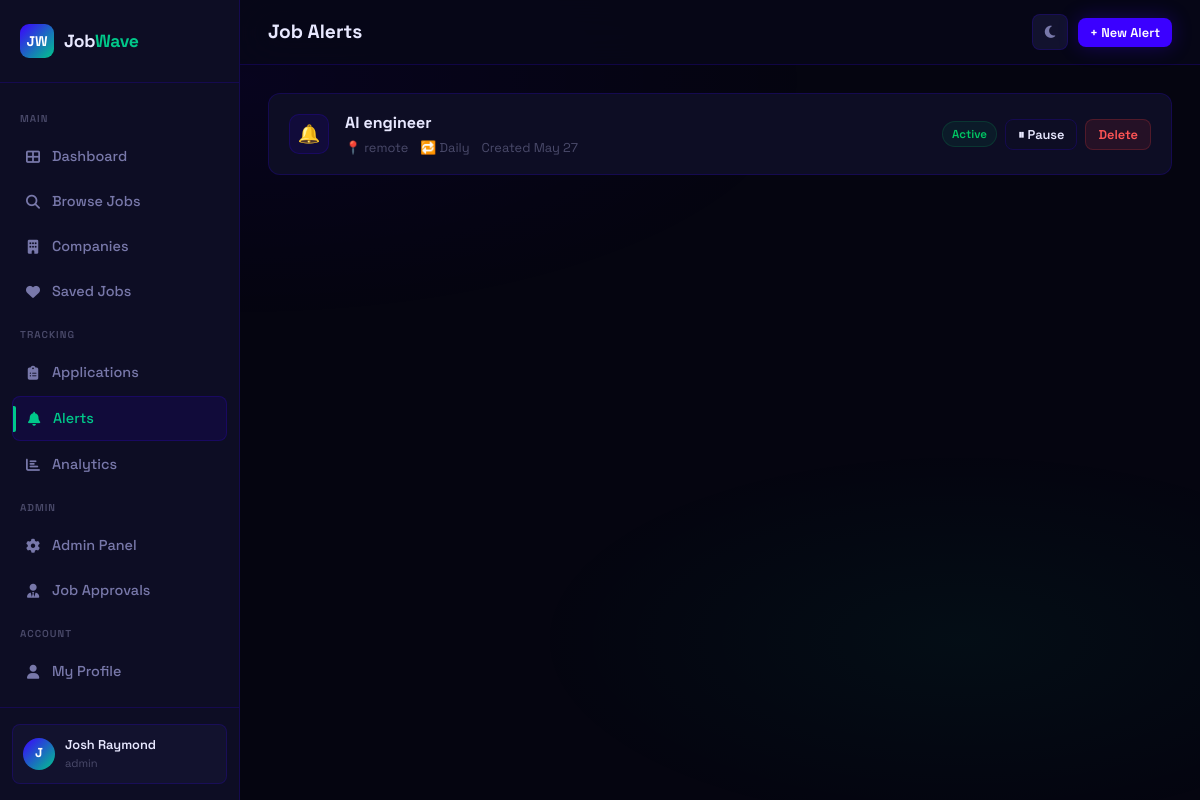
The app's page /alerts (signed in), older data.
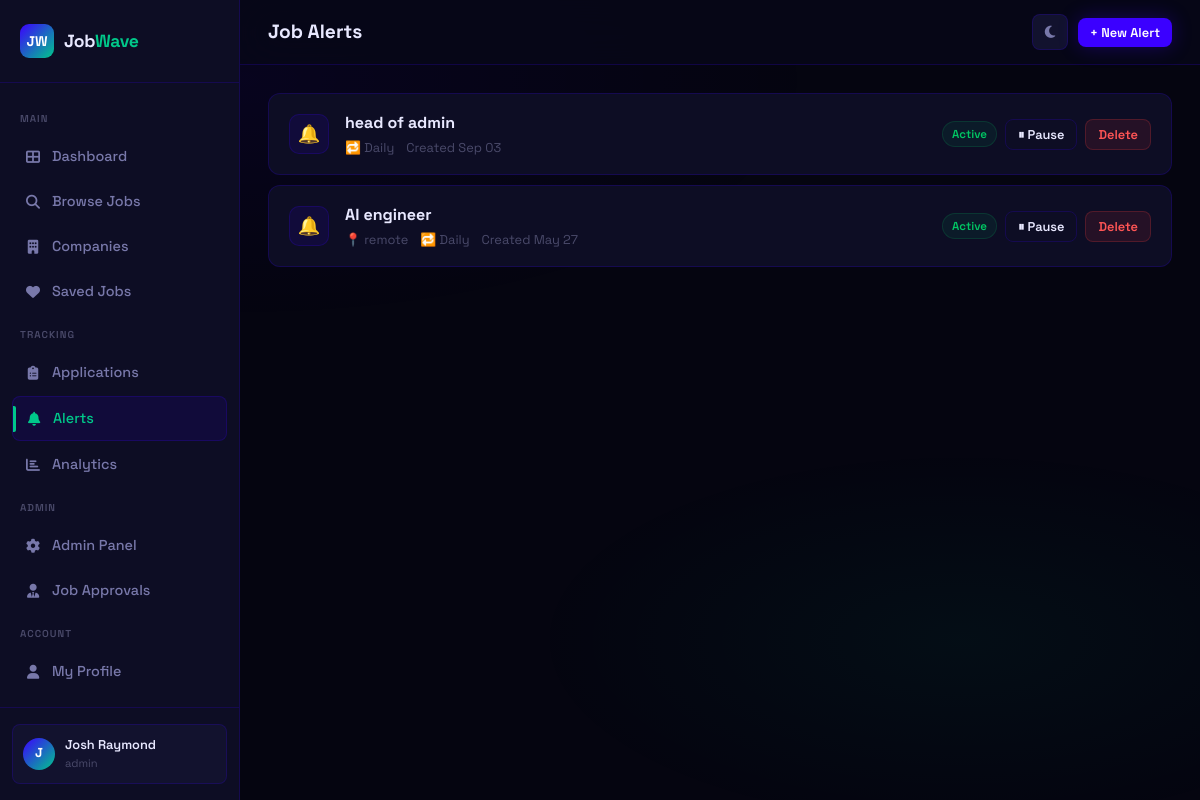
The same page, newer data.
### app.py (models this page shows, shortened)
class User(db.Model):
    id = db.Column(db.Integer, primary_key=True)
    name = db.Column(db.String(120), nullable=False)
    email = db.Column(db.String(120), unique=True, nullable=False)
    password_hash = db.Column(db.String(256), nullable=False)
    role = db.Column(db.String(20), default='user')
    created_at = db.Column(db.DateTime, default=datetime.utcnow)
    is_active = db.Column(db.Boolean, default=True)
    saved_jobs = db.relationship('SavedJob', backref='user', lazy=True, cascade='all, delete-orphan')
    applications = db.relationship('Application', backref='user', lazy=True, cascade='all, delete-orphan')
    alerts = db.relationship('Alert', backref='user', lazy=True, cascade='all, delete-orphan')
    profile = db.relationship('UserProfile', backref='user', uselist=False, cascade='all, delete-orphan')
    @property
    def is_authenticated(self): return True

class Alert(db.Model):
    id = db.Column(db.Integer, primary_key=True)
    user_id = db.Column(db.Integer, db.ForeignKey('user.id'), nullable=False)
    keyword = db.Column(db.String(200), nullable=False)
    location = db.Column(db.String(200))
    job_type = db.Column(db.String(50))
    frequency = db.Column(db.String(20), default='daily')  # daily | weekly
    is_active = db.Column(db.Boolean, default=True)
    created_at = db.Column(db.DateTime, default=datetime.utcnow)
    last_sent = db.Column(db.DateTime)

### app.py (the view)
@app.route('/alerts')
@login_required
def alerts():
    user_alerts = Alert.query.filter_by(user_id=current_user.id).order_by(Alert.created_at.desc()).all()
    return render_template('alerts.html', alerts=user_alerts)

### app.py (called while the page is built)
@login_manager.user_loader
def load_user(user_id):
    return User.query.get(int(user_id))

### templates/alerts.html (shortened to what this page needs)
{% extends 'base.html' %}
{% block page_title %}Job Alerts{% endblock %}
{% block topbar_actions %}
<button class="btn btn-primary btn-sm" data-modal-open="alert-modal">+ New Alert</button>
{% endblock %}
{% block content %}
{% if alerts %}
<div style="display:flex;flex-direction:column;gap:10px;">
  {% for alert in alerts %}
  <div class="card alert-row" style="display:flex;align-items:center;gap:16px;flex-wrap:wrap;padding:16px 20px;">
    <div style="width:40px;height:40px;border-radius:10px;background:var(--indigo-dim);border:1px solid var(--border);display:flex;align-items:center;justify-content:center;font-size:18px;flex-shrink:0;">🔔</div>
    <div style="flex:1;min-width:200px;">
      <div style="font-weight:700;margin-bottom:2px;">{{ alert.keyword }}</div>
      <div style="font-size:0.8rem;color:var(--text-muted);display:flex;gap:12px;flex-wrap:wrap;">
        {% if alert.location %}<span>📍 {{ alert.location }}</span>{% endif %}
        <span>🔁 {{ alert.frequency|title }}</span>
        <span>Created {{ alert.created_at.strftime('%b %d') }}</span>
      </div>
    </div>
    <div style="display:flex;align-items:center;gap:8px;">
      <span class="badge {% if alert.is_active %}badge-green{% else %}badge-gray{% endif %}">
        {{ 'Active' if alert.is_active else 'Paused' }}
      </span>
      <button class="btn btn-outline btn-sm alert-toggle" data-alert-id="{{ alert.id }}">
        {{ '⏸ Pause' if alert.is_active else '▶ Resume' }}
      </button>
      <button class="btn btn-danger btn-sm delete-alert-btn" data-alert-id="{{ alert.id }}">Delete</button>
    </div>
  </div>
  {% endfor %}
</div>
{% endif %}
{% endblock %}

### templates/base.html (shortened to what this page needs)
<!DOCTYPE html>
<html lang="en">
<head>
  <link rel="stylesheet" href="{{ url_for('static', filename='css/style.css') }}">
  <link rel="stylesheet" href="https://cdnjs.cloudflare.com/ajax/libs/font-awesome/6.5.0/css/all.min.css">
</head>
<body>
{% if current_user.is_authenticated %}
<div class="wrapper">
  <aside class="sidebar">
    <div class="sidebar-logo">
      <div class="logo-mark">JW</div>
      <div class="logo-text">Job<span>Wave</span></div>
    </div>
    <nav class="sidebar-nav">
      <span class="nav-section-label">Main</span>
      <a href="{{ url_for('dashboard') }}" class="nav-link {% if request.endpoint == 'dashboard' %}active{% endif %}">
        <span class="nav-icon"><i class="fa-solid fa-table-cells-large"></i></span> Dashboard
      </a>
      <a href="{{ url_for('jobs') }}" class="nav-link {% if request.endpoint in ['jobs','job_detail'] %}active{% endif %}">
        <span class="nav-icon"><i class="fa-solid fa-magnifying-glass"></i></span> Browse Jobs
      </a>
      <a href="{{ url_for('companies') }}" class="nav-link {% if request.endpoint in ['companies','company_page'] %}active{% endif %}">
        <span class="nav-icon"><i class="fa-solid fa-building"></i></span> Companies
      </a>
      <a href="{{ url_for('saved_jobs') }}" class="nav-link {% if request.endpoint == 'saved_jobs' %}active{% endif %}">
        <span class="nav-icon"><i class="fa-solid fa-heart"></i></span> Saved Jobs
      </a>
      <span class="nav-section-label">Tracking</span>
      <a href="{{ url_for('applications') }}" class="nav-link {% if request.endpoint == 'applications' %}active{% endif %}">
        <span class="nav-icon"><i class="fa-solid fa-clipboard-list"></i></span> Applications
      </a>
      <a href="{{ url_for('alerts') }}" class="nav-link {% if request.endpoint == 'alerts' %}active{% endif %}">
        <span class="nav-icon"><i class="fa-solid fa-bell"></i></span> Alerts
      </a>
      <a href="{{ url_for('analytics') }}" class="nav-link {% if request.endpoint == 'analytics' %}active{% endif %}">
        <span class="nav-icon"><i class="fa-solid fa-chart-bar"></i></span> Analytics
      </a>
      {% if current_user.role == 'admin' %}
      <span class="nav-section-label">Admin</span>
      <a href="{{ url_for('admin') }}" class="nav-link {% if request.endpoint == 'admin' %}active{% endif %}">
        <span class="nav-icon"><i class="fa-solid fa-gear"></i></span> Admin Panel
      </a>
      <a href="{{ url_for('employer_job_queue') }}" class="nav-link {% if request.endpoint == 'employer_job_queue' %}active{% endif %}">
        <span class="nav-icon"><i class="fa-solid fa-user-tie"></i></span> Job Approvals
      </a>
      {% endif %}
      <span class="nav-section-label">Account</span>
      <a href="{{ url_for('profile') }}" class="nav-link {% if request.endpoint == 'profile' %}active{% endif %}">
        <span class="nav-icon"><i class="fa-solid fa-user"></i></span> My Profile
      </a>
      <a href="{{ url_for('export_jobs') }}" class="nav-link">
      </a>
    </nav>
    <div class="sidebar-footer">
      <div class="user-card">
        <div class="user-avatar">{{ current_user.name[0].upper() }}</div>
        <div class="user-info">
          <div class="user-name">{{ current_user.name }}</div>
          <div class="user-role">{{ current_user.role }}</div>
        </div>
      </div>
    </div>
  </aside>
  <main class="main">
    <div class="topbar">
      <div style="display:flex;align-items:center;gap:12px;">
        <div class="topbar-title">
          <h1>{% block page_title %}Dashboard{% endblock %}</h1>
        </div>
      </div>
      <div class="topbar-actions">
        <button class="theme-toggle" id="theme-toggle" title="Toggle light/dark mode">
          <i class="fa-solid fa-moon" id="theme-icon"></i>
        </button>
        {% block topbar_actions %}{% endblock %}
      </div>
    </div>
    <div class="page-content">
      {% block content %}{% endblock %}
    </div>
  </main>
</div>
{% else %}
  {% block public_content %}{% endblock %}
{% endif %}
</body>
</html>

Row changes from the older to the newer data that the page shows:
added Alert: keyword "head of admin", frequency "Daily", created_at "Sep 03", is_active "Active", is_active "⏸ Pause"
